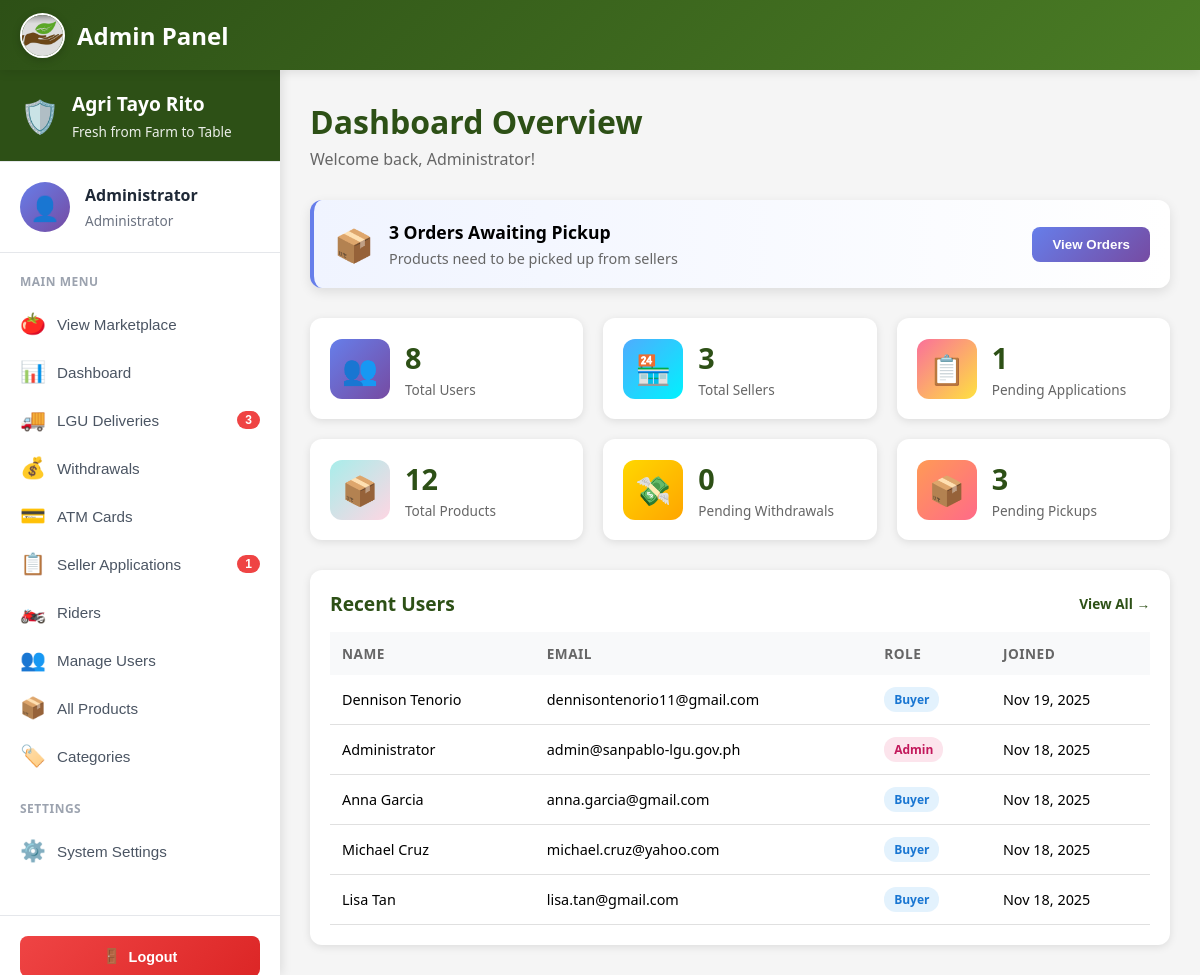
Before: /public/profile/admin/dashboard (signed in) with the older database file.
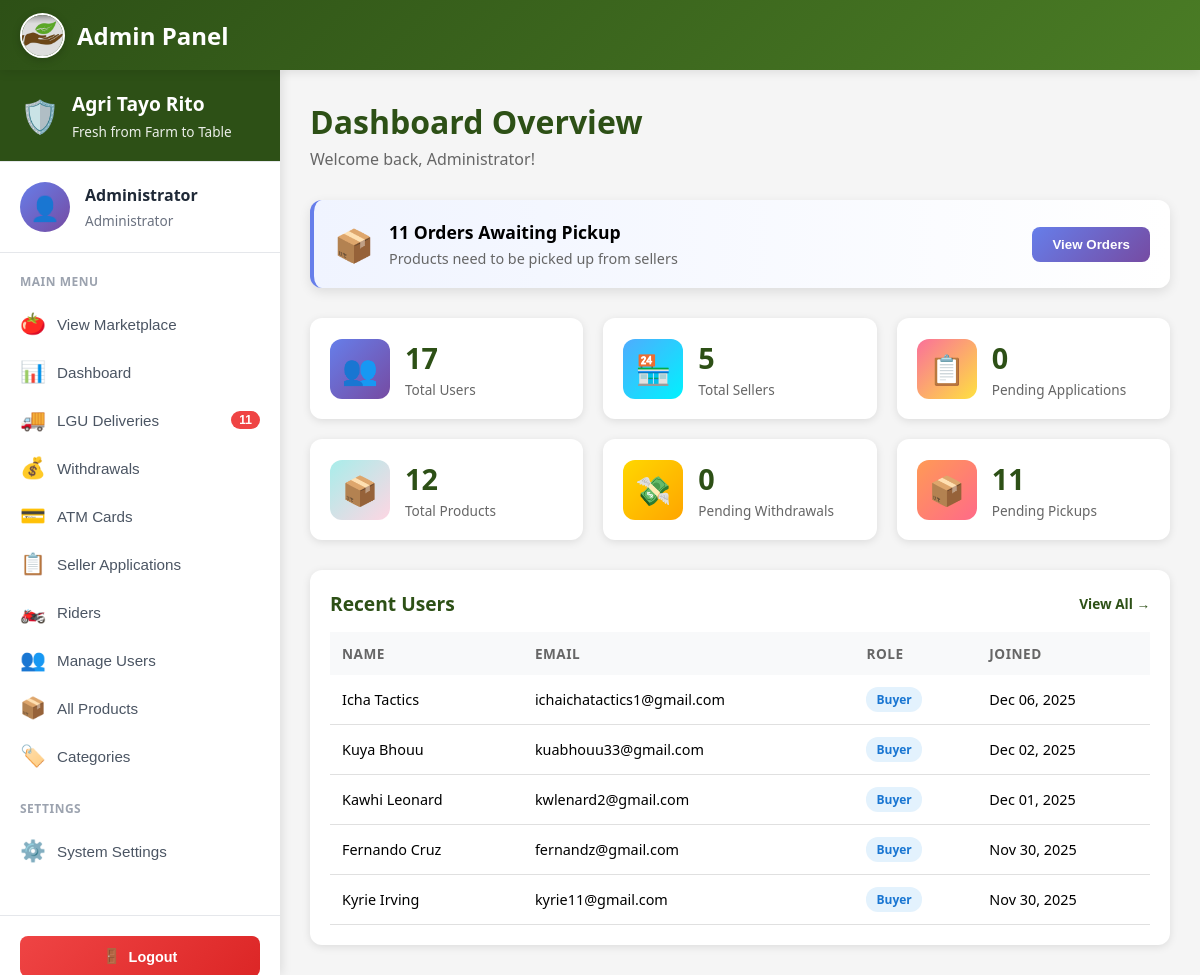
After: the same page with the newer database file.
### tables this page shows
CREATE TABLE `users` (
  `userID` int(11) NOT NULL,
  `email` varchar(255) NOT NULL,
  `profile_image` varchar(500) DEFAULT NULL,
  `password_hash` varchar(255) NOT NULL,
  `full_name` varchar(200) NOT NULL,
  `phone` varchar(20) DEFAULT NULL,
  `avatar` varchar(255) DEFAULT '/images/avatars/avt1.jpg',
  `role` enum('buyer','seller','admin') DEFAULT 'buyer',
  `is_active` tinyint(1) DEFAULT 1,
  `created_at` timestamp NOT NULL DEFAULT current_timestamp(),
  `updated_at` timestamp NOT NULL DEFAULT current_timestamp() ON UPDATE current_timestamp()
);

### app/views/profile/admin/dashboard.php (the view, shortened to what the changed rows need)
<?php
$db = new Database();
$conn = $db->connect();
$stats = [];
$stmt = $conn->query("SELECT COUNT(*) as total FROM users");
$stats['total_users'] = $stmt->fetch(PDO::FETCH_ASSOC)['total'];
$stmt = $conn->query("SELECT COUNT(*) as total FROM users WHERE role = 'buyer'");
$stats['total_buyers'] = $stmt->fetch(PDO::FETCH_ASSOC)['total'];
$stmt = $conn->query("SELECT COUNT(*) as total FROM users WHERE role = 'seller'");
$stats['total_sellers'] = $stmt->fetch(PDO::FETCH_ASSOC)['total'];
$stmt = $conn->query("SELECT COUNT(*) as total FROM seller_applications WHERE application_status = 'pending'");
$stats['pending_applications'] = $stmt->fetch(PDO::FETCH_ASSOC)['total'];
$stmt = $conn->query("SELECT COUNT(*) as total FROM products");
$stats['total_products'] = $stmt->fetch(PDO::FETCH_ASSOC)['total'];
$stmt = $conn->query("SELECT COUNT(*) as total FROM orders");
$stats['total_orders'] = $stmt->fetch(PDO::FETCH_ASSOC)['total'];
$stmt = $conn->query("SELECT COALESCE(SUM(total_amount), 0) as total FROM orders WHERE order_status = 'delivered'");
$stats['total_revenue'] = $stmt->fetch(PDO::FETCH_ASSOC)['total'];
$stmt = $conn->query("SELECT COUNT(*) as total FROM withdrawal_requests WHERE status = 'pending'");
$stats['pending_withdrawals'] = $stmt->fetch(PDO::FETCH_ASSOC)['total'];
$stmt = $conn->query("SELECT COUNT(*) as total FROM orders WHERE lgu_delivery_status = 'pending_pickup'");
$stats['pending_pickups'] = $stmt->fetch(PDO::FETCH_ASSOC)['total'];
$stmt = $conn->query("SELECT COUNT(*) as total FROM orders WHERE lgu_delivery_status = 'delivered' AND payment_received_by_lgu_at IS NULL");
$stats['pending_payments'] = $stmt->fetch(PDO::FETCH_ASSOC)['total'];
$stmt = $conn->query("SELECT userID, full_name, email, role, created_at FROM users ORDER BY created_at DESC LIMIT 5");
$recent_users = $stmt->fetchAll(PDO::FETCH_ASSOC);
?>
<!DOCTYPE html>
<html lang="en">
<head>
    <link rel="stylesheet" href="<?php echo BASE_URL; ?>css/responsive.css">
    <link rel="stylesheet" href="<?php echo BASE_URL; ?>css/admin/dashboard.css">
</head>
<body>
    <?php
    require_once __DIR__ . '/admin-nav.php';
    ?>
    <main class="main-content">
        <div class="page-header">
            <h1 class="page-title">Dashboard Overview</h1>
            <p class="page-subtitle">Welcome back, <?php echo htmlspecialchars($_SESSION['username'] ?? 'Admin'); ?>!</p>
        </div>
        <?php if ($stats['pending_withdrawals'] > 0 || $stats['pending_pickups'] > 0 || $stats['pending_payments'] > 0): ?>
        <section class="alerts-section">
            <?php if ($stats['pending_pickups'] > 0): ?>
            <div class="alert-card pickup">
                <div class="alert-icon">📦</div>
                <div class="alert-content">
                    <h3><?php echo $stats['pending_pickups']; ?> Order<?php echo $stats['pending_pickups'] > 1 ? 's' : ''; ?> Awaiting Pickup</h3>
                    <p>Products need to be picked up from sellers</p>
                </div>
                <button onclick="location.href='<?php echo BASE_URL; ?>profile/admin/deliveries'" class="alert-btn">View Orders</button>
            </div>
            <?php endif; ?>
        </section>
        <?php endif; ?>
        <section class="stats-section">
            <div class="stat-card">
                <div class="stat-icon" style="background: linear-gradient(135deg, #667eea 0%, #764ba2 100%);">👥</div>
                <div class="stat-info">
                    <h3 class="stat-value"><?php echo number_format($stats['total_users']); ?></h3>
                    <p class="stat-label">Total Users</p>
                </div>
            </div>
            <div class="stat-card">
                <div class="stat-icon" style="background: linear-gradient(135deg, #4facfe 0%, #00f2fe 100%);">🏪</div>
                <div class="stat-info">
                    <h3 class="stat-value"><?php echo number_format($stats['total_sellers']); ?></h3>
                    <p class="stat-label">Total Sellers</p>
                </div>
            </div>
            <div class="stat-card">
                <div class="stat-icon" style="background: linear-gradient(135deg, #fa709a 0%, #fee140 100%);">📋</div>
                <div class="stat-info">
                    <h3 class="stat-value"><?php echo number_format($stats['pending_applications']); ?></h3>
                    <p class="stat-label">Pending Applications</p>
                </div>
            </div>
            <div class="stat-card">
                <div class="stat-icon" style="background: linear-gradient(135deg, #a8edea 0%, #fed6e3 100%);">📦</div>
                <div class="stat-info">
                    <h3 class="stat-value"><?php echo number_format($stats['total_products']); ?></h3>
                    <p class="stat-label">Total Products</p>
                </div>
            </div>
            <div class="stat-card">
                <div class="stat-icon" style="background: linear-gradient(135deg, #FFD700 0%, #FFA500 100%);">💸</div>
                <div class="stat-info">
                    <h3 class="stat-value"><?php echo number_format($stats['pending_withdrawals']); ?></h3>
                    <p class="stat-label">Pending Withdrawals</p>
                </div>
            </div>
            <div class="stat-card">
                <div class="stat-icon" style="background: linear-gradient(135deg, #ff9a56 0%, #ff6a88 100%);">📦</div>
                <div class="stat-info">
                    <h3 class="stat-value"><?php echo number_format($stats['pending_pickups']); ?></h3>
                    <p class="stat-label">Pending Pickups</p>
                </div>
            </div>
        </section>
        <div class="content-grid">
            <section class="content-section">
                <div class="section-header">
                    <h2 class="section-title">Recent Users</h2>
                    <a href="<?php echo BASE_URL; ?>profile/admin/users" class="view-all-link">View All →</a>
                </div>
                <div class="table-container">
                    <table class="data-table">
                        <thead>
                            <tr>
                                <th>Name</th>
                                <th>Email</th>
                                <th>Role</th>
                                <th>Joined</th>
                            </tr>
                        </thead>
                        <tbody>
                            <?php foreach ($recent_users as $user): ?>
                                <tr>
                                    <td><?php echo htmlspecialchars($user['full_name']); ?></td>
                                    <td><?php echo htmlspecialchars($user['email']); ?></td>
                                    <td>
                                        <span class="status-badge status-<?php echo $user['role']; ?>">
                                            <?php echo ucfirst($user['role']); ?>
                                        </span>
                                    </td>
                                    <td><?php echo date('M d, Y', strtotime($user['created_at'])); ?></td>
                                </tr>
                            <?php endforeach; ?>
                        </tbody>
                    </table>
                </div>
            </section>
        </div>
    </main>
</body>
</html>

### app/views/profile/admin/admin-nav.php (shortened to what the changed rows need)
<?php
$current_page = basename($_SERVER['PHP_SELF'], '.php');
$db = new Database();
$conn = $db->connect();
$pending_applications = 0;
$pending_pickups = 0;
try {
    $stmt = $conn->query("SELECT COUNT(*) as total FROM seller_applications WHERE application_status = 'pending'");
    $pending_applications = $stmt->fetch(PDO::FETCH_ASSOC)['total'];
    $stmt = $conn->query("SELECT COUNT(*) as total FROM orders WHERE lgu_delivery_status = 'pending_pickup'");
    $pending_pickups = $stmt->fetch(PDO::FETCH_ASSOC)['total'];
} catch (Exception $e) {
}
?>
<nav class="top-navbar">
    <div class="logo-wrapper">
        <img src="<?php echo BASE_URL; ?>images/main-logo.jpg" alt="Logo">
        <span class="logo">Admin Panel</span>
    </div>
</nav>
<aside class="admin-sidebar" id="adminSidebar">
    <div class="sidebar-header">
        <div class="sidebar-logo">🛡️</div>
        <div class="sidebar-title">
            <h2>Agri Tayo Rito</h2>
            <p>Fresh from Farm to Table</p>
        </div>
    </div>
    <div class="user-info">
        <div class="user-avatar">👤</div>
        <div class="user-details">
            <h3><?php echo htmlspecialchars($_SESSION['username'] ?? 'Admin'); ?></h3>
            <p>Administrator</p>
        </div>
    </div>
    <nav class="nav-menu">
        <div class="nav-section">
            <p class="nav-section-title">MAIN MENU</p>
            <button class="nav-item <?php echo $current_page === 'category' || $current_page === 'categories' ? 'active' : ''; ?>"
                    onclick="location.href='<?php echo BASE_URL; ?>marketplace'">
                <span class="nav-icon-menu">🍅</span>
                <span>View Marketplace</span>
            </button>
            <button class="nav-item <?php echo $current_page === 'dashboard' ? 'active' : ''; ?>"
                    onclick="location.href='<?php echo BASE_URL; ?>profile/admin/dashboard'">
                <span class="nav-icon-menu">📊</span>
                <span>Dashboard</span>
            </button>
            <button class="nav-item <?php echo $current_page === 'deliveries' ? 'active' : ''; ?>"
                    onclick="location.href='<?php echo BASE_URL; ?>profile/admin/deliveries'">
                <span class="nav-icon-menu">🚚</span>
                <span>LGU Deliveries</span>
                <?php if ($pending_pickups > 0): ?>
                    <span class="nav-badge"><?php echo $pending_pickups; ?></span>
                <?php endif; ?>
            </button>
            <button class="nav-item <?php echo $current_page === 'withdrawals' ? 'active' : ''; ?>"
                    onclick="location.href='<?php echo BASE_URL; ?>profile/admin/withdrawals'">
                <span class="nav-icon-menu">💰</span>
                <span>Withdrawals</span>
            </button>
            <button class="nav-item <?php echo $current_page === 'cards' ? 'active' : ''; ?>"
                    onclick="location.href='<?php echo BASE_URL; ?>profile/admin/cards'">
                <span class="nav-icon-menu">💳</span>
                <span>ATM Cards</span>
            </button>
            <button class="nav-item <?php echo $current_page === 'applications' ? 'active' : ''; ?>"
                    onclick="location.href='<?php echo BASE_URL; ?>profile/admin/applications'">
                <span class="nav-icon-menu">📋</span>
                <span>Seller Applications</span>
                <?php if ($pending_applications > 0): ?>
                    <span class="nav-badge"><?php echo $pending_applications; ?></span>
                <?php endif; ?>
            </button>
            <button class="nav-item <?php echo $current_page === 'riders' ? 'active' : ''; ?>"
                    onclick="location.href='<?php echo BASE_URL; ?>profile/admin/riders'">
                <span class="nav-icon-menu">🏍️</span>
                <span>Riders</span>
            </button>
            <button class="nav-item <?php echo $current_page === 'users' || $current_page === 'manage-users' ? 'active' : ''; ?>"
                    onclick="location.href='<?php echo BASE_URL; ?>profile/admin/users'">
                <span class="nav-icon-menu">👥</span>
                <span>Manage Users</span>
            </button>
            <button class="nav-item <?php echo $current_page === 'products' ? 'active' : ''; ?>"
                    onclick="location.href='<?php echo BASE_URL; ?>profile/admin/products'">
                <span class="nav-icon-menu">📦</span>
                <span>All Products</span>
            </button>
            <button class="nav-item <?php echo $current_page === 'category' || $current_page === 'categories' ? 'active' : ''; ?>"
                    onclick="location.href='<?php echo BASE_URL; ?>profile/admin/category'">
                <span class="nav-icon-menu">🏷️</span>
                <span>Categories</span>
            </button>
        </div>
        <div class="nav-section">
            <p class="nav-section-title">SETTINGS</p>
            <button class="nav-item <?php echo $current_page === 'settings' ? 'active' : ''; ?>"
                    onclick="location.href='<?php echo BASE_URL; ?>settings'">
                <span class="nav-icon-menu">⚙️</span>
                <span>System Settings</span>
            </button>
        </div>
    </nav>
    <div class="sidebar-footer">
        <button class="logout-btn" onclick="location.href='<?php echo BASE_URL; ?>auth/logout'">
            <span>🚪</span>
            <span>Logout</span>
        </button>
    </div>
</aside>

Changed rows visible on the page:
no longer on this page (row edited): users: full_name "Dennison Tenorio", email "dennisontenorio11@gmail.com", role "Buyer", created_at "Nov 19, 2025"
no longer on this page (row unchanged): users: full_name "Administrator", email "admin@sanpablo-lgu.gov.ph", role "Admin", created_at "Nov 18, 2025"
no longer on this page (row edited): users: full_name "Anna Garcia", email "anna.garcia@gmail.com", role "Buyer", created_at "Nov 18, 2025"
no longer on this page (row unchanged): users: full_name "Michael Cruz", email "michael.cruz@yahoo.com", role "Buyer", created_at "Nov 18, 2025"
no longer on this page (row edited): users: full_name "Lisa Tan", email "lisa.tan@gmail.com", role "Buyer", created_at "Nov 18, 2025"
added users: full_name "Icha Tactics", email "ichaichatactics1@gmail.com", role "Buyer", created_at "Dec 06, 2025"
added users: full_name "Kuya Bhouu", email "kuabhouu33@gmail.com", role "Buyer", created_at "Dec 02, 2025"
added users: full_name "Kawhi Leonard", email "kwlenard2@gmail.com", role "Buyer", created_at "Dec 01, 2025"
added users: full_name "Fernando Cruz", email "fernandz@gmail.com", role "Buyer", created_at "Nov 30, 2025"
added users: full_name "Kyrie Irving", email "kyrie11@gmail.com", role "Buyer", created_at "Nov 30, 2025"
Other visible differences:
$pending_pickups: "3" → "11"
$stats['pending_pickups']: "3" → "11"
$stats['total_users']: "8" → "17"
$stats['total_sellers']: "3" → "5"
$stats['pending_applications']: "1" → "0"
$pending_applications: "1" → (not shown)
